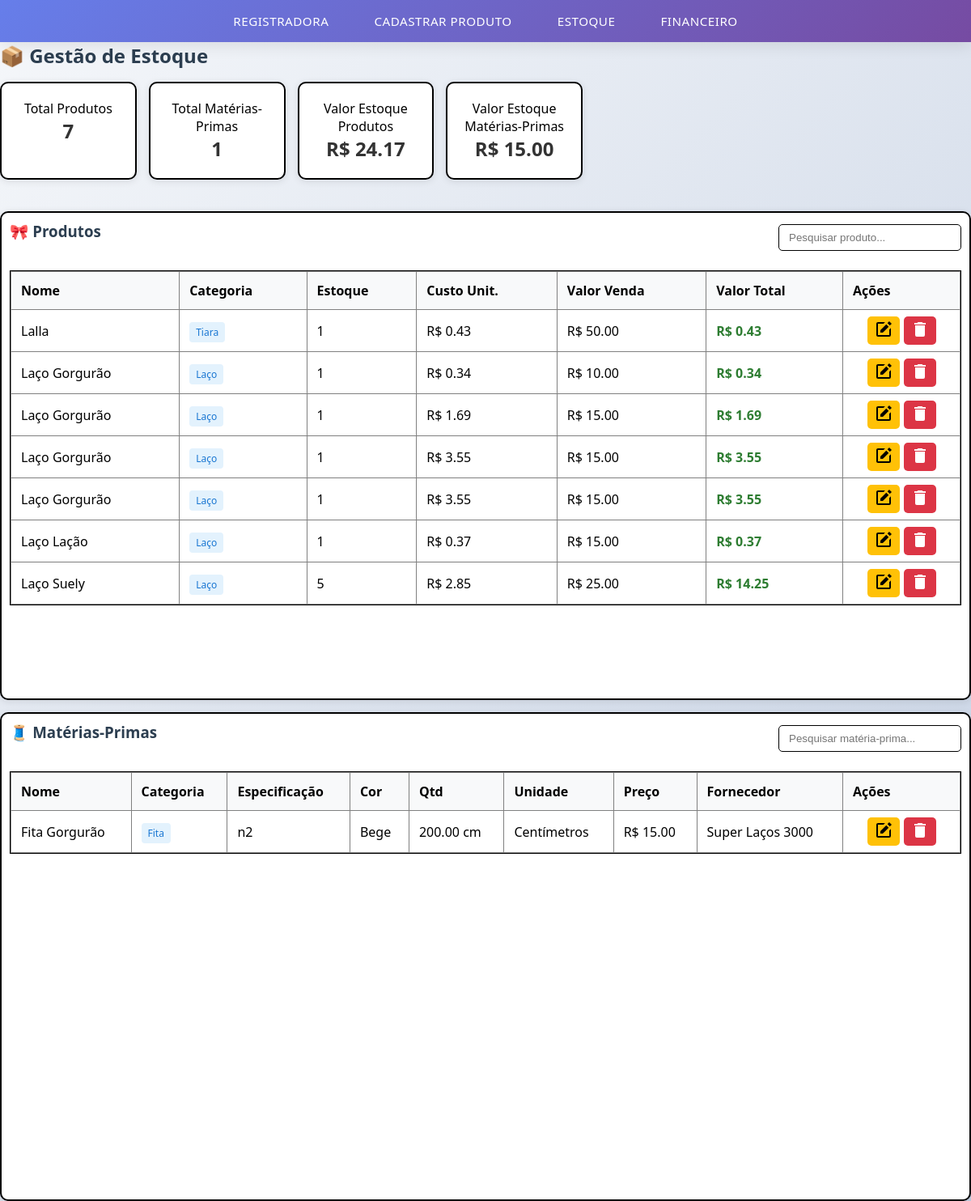
/, run on an earlier commit of the app's database.
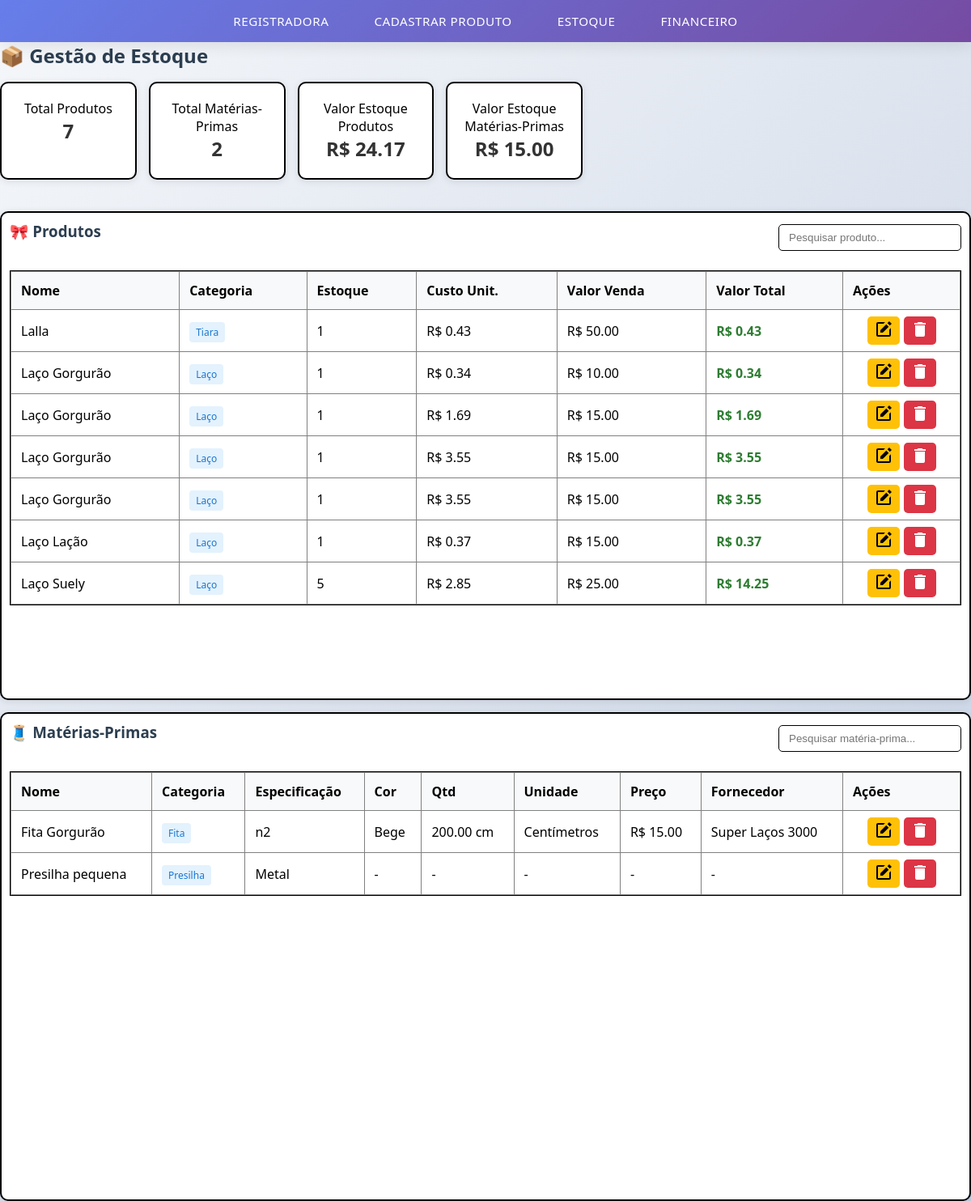
And on a later commit of the database.
### app/models.py (models this page shows, shortened)
class Produto(models.Model):
    CATEGORIAS = [
        ('LACO', 'Laço'),
        ('TIARA', 'Tiara'),
        ('FAIXA', 'Faixa'),
    ]
    nome = models.CharField(max_length=100)
    categoria = models.CharField(max_length=10, choices=CATEGORIAS)
    quantidade_em_estoque = models.PositiveIntegerField(default=0)
    custo_fixo_total = models.DecimalField(max_digits=10, decimal_places=2, default=0)
    valor_venda = models.DecimalField(max_digits=10, decimal_places=2, null=True, blank=True)
    lucro_por_venda = models.DecimalField(max_digits=10, decimal_places=2, default=0)
    data_cadastro = models.DateField(default=timezone.now)
    @property
    def custo_total(self):
        total_materiais = sum([m.valor_total for m in self.materiais_usados.all()])
        return total_materiais + (self.custo_fixo_total or 0)
    @property
    def valor_total(self):
        return self.custo_total * self.quantidade_em_estoque

class MaterialUsado(models.Model):
    C_UNIDADE = [
        ('QUANTIDADE', 'Quantidade'),
        ('CM', 'Centímetro'),
    ]
    produto = models.ForeignKey(Produto, on_delete=models.CASCADE, related_name="materiais_usados")
    compra_materia_prima = models.ForeignKey('CompraMateriaPrima', on_delete=models.CASCADE, null=True, blank=True)
    tipo_unidade = models.CharField(max_length=20, choices=C_UNIDADE, default='CM')
    qtd_material_usado = models.DecimalField(max_digits=10, decimal_places=2)
    @property
    def valor_unitario(self):
        compra = self.compra_materia_prima
        if not compra:
            return Decimal(0)
        if self.tipo_unidade == 'CM':
            return compra.valor_por_cm or Decimal(0)
        return compra.valor_por_quantidade or Decimal(0)
    @property
    def valor_total(self):
        return self.valor_unitario * self.qtd_material_usado

class CompraMateriaPrima(models.Model):
    C_UNIDADE = [
        ('QUANTIDADE', 'Quantidade'),
        ('CM', 'Centímetro'),
    ]
    materia_prima = models.ForeignKey(MateriaPrima, on_delete=models.CASCADE, related_name='compras')
    unidade = models.CharField(max_length=20, choices=C_UNIDADE)
    unidade_em_quantidade = models.DecimalField(max_digits=10, decimal_places=2, blank=True, null=True)
    unidade_em_cm = models.DecimalField(max_digits=10, decimal_places=2, blank=True, null=True)
    valor_por_quantidade = models.DecimalField(max_digits=10, decimal_places=2, blank=True, null=True)
    valor_por_cm = models.DecimalField(max_digits=10, decimal_places=4, blank=True, null=True)
    preco = models.DecimalField(max_digits=10, decimal_places=2)
    marca = models.CharField(max_length=100, blank=True, null=True, default='Genérico')
    fornecedor = models.CharField(max_length=100, blank=True, null=True)
    data_compra = models.DateField(default=timezone.now)

class MateriaPrima(models.Model):
    C_CATEGORIA = [
        ('FITA', 'Fita'),
        ('LINHA', 'Linha'),
        ('ENFEITE', 'Enfeite'),
        ('PRESILHA', 'Presilha'),
        ('ARCO', 'Arco'),
        ('OUTROS', 'Outros'),
    ]
    nome = models.CharField(max_length=100)
    categoria = models.CharField(max_length=100, choices=C_CATEGORIA)
    especificacao = models.CharField(max_length=100)
    cor = models.CharField(max_length=100, blank=True, null=True)

### app/views.py (the view)
# urls.py: path('', views.estoque, name='estoque'),
def estoque(request):
    produtos = Produto.objects.all().order_by('nome')
    materias = MateriaPrima.objects.all().order_by('nome')
    valor_total_produtos = sum([(p.custo_total or Decimal(0)) * (p.quantidade_em_estoque or 0) for p in produtos])
    valor_total_materias = Decimal(0)
    for m in materias:
        last_compra = m.compras.last()
        if last_compra and last_compra.preco:
            valor_total_materias += last_compra.preco
    context = {
        'produtos': produtos,
        'materias': materias,
        'valor_total_produtos': f"{valor_total_produtos:.2f}",
        'valor_total_materias': f"{valor_total_materias:.2f}",
    }
    return render(request, 'estoque.html', context)

### app/templates/estoque.html (shortened to what the changed rows need)
{% extends "base.html" %}
{% load static %}
{% block content %}
<div class="page estoque-page">
    <h2>📦 Gestão de Estoque</h2>
    <div class="cards-row">
        <div class="card small">
            <div class="card-title">Total Matérias-Primas</div>
            <div class="card-value">{{ materias.count }}</div>
        </div>
    </div>
</div>
<div class="coluna">
    <div class="tabelas-container">
        <section class="panel">
            <div class="table-wrap">
                <table id="tabela-produtos" class="table">
                    <thead>
                        <tr>
                            <th>Nome</th>
                            <th>Categoria</th>
                            <th>Estoque</th>
                            <th>Custo Unit.</th>
                            <th>Valor Venda</th>
                            <th>Valor Total</th>
                            <th class="actions-header">Ações</th>
                        </tr>
                    </thead>
                    <tbody id="tbody-produtos">
                        {% for p in produtos %}
                        <tr data-id="{{ p.id }}">
                            <td>{{ p.nome }}</td>
                            <td><span class="badge categoria">{{ p.get_categoria_display }}</span></td>
                            <td class="{% if p.quantidade_em_estoque == 0 %}estoque-zero{% endif %}">
                                {{ p.quantidade_em_estoque }}
                            </td>
                            <td>R$ {{ p.custo_total|floatformat:2 }}</td>
                            <td>R$ {{ p.valor_venda|floatformat:2|default:"-" }}</td>
                            <td class="valor-total">
                                R$ {{ p.valor_total|floatformat:2 }}
                            </td>
                            <td class="actions-cell">
                                <div class="actions">
                                    <button class="btn btn-sm btn-editar" onclick="editarProduto({{ p.id }})">
                                    <span class="bxs--edit"></span>
                                    </button>
                                    <button class="btn btn-sm btn-excluir" onclick="excluirProduto({{ p.id }})">
                                    <span class="mdi--trash"></span>
                                    </button>
                                </div>
                            </td>
                        </tr>
                        {% empty %}
                        <tr>
                            <td colspan="7" class="text-center">Nenhum produto cadastrado</td>
                        </tr>
                        {% endfor %}
                    </tbody>
                </table>
            </div>
        </section>
        <section class="panel">
            <div class="table-wrap">
                <table id="tabela-materias" class="table">
                <thead>
                    <tr>
                        <th>Nome</th>
                        <th>Categoria</th>
                        <th>Especificação</th>
                        <th>Cor</th>
                        <th>Qtd</th>
                        <th>Unidade</th>
                        <th>Preço</th>
                        <th>Fornecedor</th>
                        <th class="actions-header">Ações</th>
                    </tr>
                </thead>
                <tbody id="tbody-materias">
                    {% for m in materias %}
                    {% with compra=m.compras.last %}
                    <tr data-id="{{ m.id }}">
                        <td>{{ m.nome }}</td>
                        <td><span class="badge categoria">{{ m.get_categoria_display }}</span></td>
                        <td>{{ m.especificacao }}</td>
                        <td>{{ m.cor|default:"-" }}</td>
                        <td>
                            {% if compra %}
                                {% if compra.unidade == "CM" %}
                                    {{ compra.unidade_em_cm }} cm
                                {% else %}
                                    {{ compra.unidade_em_quantidade }} un
                                {% endif %}
                            {% else %}
                                -
                            {% endif %}
                        </td>
                        <td>
                            {% if compra %}
                                {% if compra.unidade == "CM" %}Centímetros{% else %}Unidades{% endif %}
                            {% else %}
                                -
                            {% endif %}
                        </td>
                        <td>
                            {% if compra %}
                                R$ {{ compra.preco|floatformat:2 }}
                            {% else %}-{% endif %}
                        </td>
                        <td>{{ compra.fornecedor|default:"-" }}</td>
                        <td class="actions-cell">
                            <div class="actions">
                                <button class="btn btn-sm btn-editar" onclick="editarMateria({{ m.id }})">
                                    <span class="bxs--edit"></span>
                                </button>
                                <button class="btn btn-sm btn-excluir" onclick="excluirMateria({{ m.id }})">
                                    <span class="mdi--trash"></span>
                                </button>
                            </div>
                        </td>
                    </tr>
                    {% endwith %}
                    {% empty %}
                    <tr>
                        <td colspan="10" class="text-center">Nenhuma matéria-prima cadastrada</td>
                    </tr>
                    {% endfor %}
                </tbody>
                </table>
            </div>
        </section>
    </div>
</div>
{% block scripts %}
<link rel="stylesheet" href="{% static 'css/estoque.css' %}">
<link rel="stylesheet" href="{% static 'css/global.css' %}">
{% endblock %}
{% endblock %}

What changed in the data, as far as the page shows it:
added MateriaPrima: nome "Presilha pequena", categoria "Presilha", especificacao "Metal", cor "-", compras.last.fornecedor "-"
Also different on the page:
{{ materias.count }}: "1" → "2"
